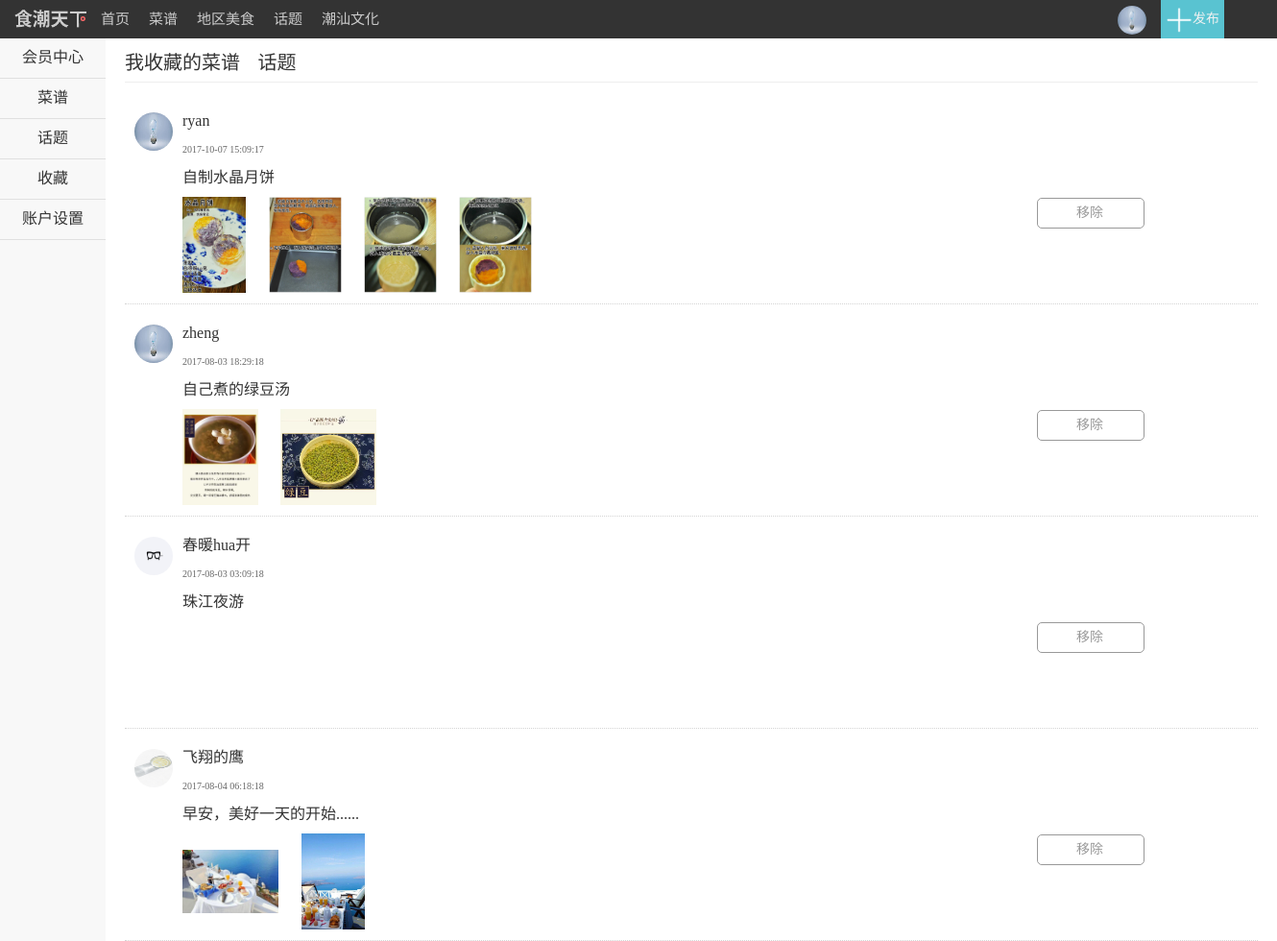
Page /php/mc-collect-topic.php (signed in) on the committed database.
### tables this page shows
CREATE TABLE IF NOT EXISTS `topic` (
  `id` int(10) NOT NULL AUTO_INCREMENT,
  `content` varchar(255) NOT NULL,
  `publisher_id` int(10) NOT NULL,
  `created_at` datetime NOT NULL,
  `video` varchar(255) DEFAULT NULL,
  PRIMARY KEY (`id`),
  KEY `topic_publisher_id` (`publisher_id`)
);

CREATE TABLE IF NOT EXISTS `personal_info` (
  `id` int(10) NOT NULL AUTO_INCREMENT,
  `name` varchar(255) NOT NULL,
  `password_digest` char(40) NOT NULL,
  `head_img` varchar(255) NOT NULL DEFAULT '../assets/img/default.jpg',
  `sex` char(4) NOT NULL DEFAULT '男',
  `hometown_city` varchar(40) NOT NULL DEFAULT '汕头',
  `hometown_province` varchar(40) NOT NULL DEFAULT '潮汕',
  `email` varchar(255) NOT NULL,
  `personal_write` varchar(255) DEFAULT NULL,
  `created_at` datetime NOT NULL,
  `updated_at` datetime NOT NULL,
  PRIMARY KEY (`id`)
);

CREATE TABLE IF NOT EXISTS `topic_img` (
  `id` int(10) NOT NULL AUTO_INCREMENT,
  `topic_id` int(10) NOT NULL,
  `topic_img` varchar(255) NOT NULL,
  PRIMARY KEY (`id`),
  KEY `topic_id_img` (`topic_id`)
);

CREATE TABLE IF NOT EXISTS `topic_user_like_collect` (
  `id` int(10) NOT NULL AUTO_INCREMENT,
  `user_id` int(10) NOT NULL,
  `topic_id` int(10) NOT NULL,
  `created_at` datetime NOT NULL,
  `attitude` int(10) NOT NULL,
  PRIMARY KEY (`id`),
  KEY `like_topic_id` (`topic_id`),
  KEY `like_topic_user_id` (`user_id`)
);

### models/users.php (called while the page is built, shortened)
<?php header( 'Content-Type:text/html;charset=utf-8');
function getID($dbc,$name){
  $q="select id from personal_info where name='$name'";
  $r=$dbc->query($q);
  $id=$r->fetchColumn(0);
  return $id;
}
function getUserName($dbc,$user_id){
  $q="select name from personal_info where id='$user_id'";
  $r=$dbc->query($q);
  $userName=$r->fetchColumn(0);
  return $userName;
}
function getUserImg($dbc,$user_id){
  $q="select head_img from personal_info where id='$user_id'";
  $r=$dbc->query($q);
  $headImg=$r->fetchColumn(0);
  return $headImg;
}
 ?>

### models/cookbook.php (called while the page is built, shortened)
<?php
function topic_colect($dbc){
    $user_id=getID($dbc,$_COOKIE["userName"]);
   $sql = "select * from topic_user_like_collect  where user_id=$user_id and attitude=2 order by id desc";
    $res = $dbc->query($sql);
    return $res;
}
function sel_topic($dbc,$topic_id)
{
    $sql = "select * from topic  where id=$topic_id";
    $topic_all = $dbc->query($sql);
    return $topic_all;
}
function fing_topic_img($dbc,$topic_id)
{
   $sql = "select * from topic_img where topic_id=$topic_id";
  $imgs=$dbc->query($sql);
   return $imgs;
}
 ?>

### views/user/mc-collect-topic.html.php (the view, shortened to what this page needs)
<div class="my_cookbook_list">
	<ul class="my_cookbook_list_ul"  style="">
		<?php $res = topic_colect($dbc);  foreach ($res as $row){
			$topics=sel_topic($dbc,$row['topic_id']); foreach ($topics as $topic_row){?>
		<li>
		<div style="height: 180px;">
		<a href="" target="_blank"><img class="topi_collect_user_img"  src="<?php echo getUserImg($dbc,$topic_row['publisher_id']); ?>"  alt=""></a>
		<div class="topi_collect_con">
			<div class="topi_collect_name">
			<a href="" target="_blank"><?php echo getUserName($dbc,$topic_row['publisher_id']); ?></a>
			<br/>
			<span><?php echo $topic_row['created_at'] ?></span>
			<div class="topi_collect_say">
			<a href="topic_page.php?topic_id=<?php echo $row['topic_id']; ?>" target="_blank"><?php  $topic_content= $topic_row['content'];  if(strlen($topic_content)>25){echo mb_substr($topic_content,0,24,"utf-8")."......";}else{echo $topic_content;}} ?></a>
			</div>
			<div>
			<?php $res_imgs=fing_topic_img($dbc,$row['topic_id']);foreach ($res_imgs as $imgs_row){ ?>
				<a href="topic_page.php?topic_id=<?php echo $row['topic_id']; ?>" target="_blank">
					<img src="<?php echo  $imgs_row['topic_img']; ?>" style="max-width: 100px;max-height: 100px;"  alt="">
				</a>
			<?php } ?>
			</div>
			</div>
		</div>
			<a class="del" href="mc-collect-topic.php?action=del&topic_id=<?php echo $row['topic_id']; ?>"><p>移除</p></a>
		</div>
		</li>
		<?php } ?>
	</ul>
</div>

### assets/css/indexTop.css (style rules this page uses)
body { font: 14px "Hiragino Sans GB",STHeiti,"微软雅黑","Microsoft YaHei",Helvetica,Arial,serif; }
.bar { float: right; margin-right: 30px; position:relative; right:20px; }
.top-bar { height: 40px; background: #333; color: #999; top: 0; position: fixed; z-index: 10000; width: 100%; left: 0; min-width: 990px; }
.top-bar .bar-left { height: 40px; margin-left: 20px; }
ol,ul { list-style: none; }
.top-bar .bar-left li { float: left; height: 40px; }
.bar-link a, .top-bar .bar-left li a { font-size: 15px; color: #ccc; height: 40px; line-height: 40px; padding: 0 10px; text-decoration: none; display: inline-block; }
li a { font-size: 16px; color: #ccc; height: 40px; line-height: 40px; padding: 0 10px; text-decoration: none; display: inline-block; }
.clear { zoom: 1; }
.bar-right li { list-style-image: none; list-style-type: none; float: right; }
.bar-right li a { display: block; }
.bar-text { background: #59C3D1; color: #f1f1f1; width: auto; text-align: center; height: 40px; line-height: 40px; overflow: hidden; position: relative; z-index: 199011; cursor: pointer; margin-right: 5px; padding-left: 5px; padding-right: 5px; }
.bar-text img { border: 0; vertical-align: middle; }
.mod_left { width: 110px; height: 100%; background: #f8f8f8; position: fixed; z-index: 112; }
.w_main { height: 100%; width: 100%; }
.menu_wrap { text-align: center; font-size: 16px; color: #666; padding: 40px 0 0 0; }
.menu_wrap ul { margin: 0; padding: 0; }
.menu_wrap li { margin: 0; padding: 0; border-bottom: 1px solid #e0e0e0; position: relative; }
.menu_wrap a { color: #333; text-decoration: none; font-size: 16px; width: 90px; height: 41px; }
.mod_right { position: relative; top: 40px; left: 120px; }

### assets/css/mc-all.css (style rules this page uses)
.menu_wrap a { width: 90px; height: 41px; }
.cook_navigation { display: inline-block; margin: 0 15px 0 0; text-decoration: none; font-size: 20px; color: #333; height: 30px; }
.cook_navigation_bar { height: 20px; position: relative; top: 15px; }
.mc_cookbook { height: 45px; width:1180px; margin-left:10px; border-bottom: 1px solid #eee; }
.my_cookbook_list { width: 1180px; height: 200px; position: relative; left: 130px; top: 50px; }
.my_cookbook_list_ul { width: 1180px;margin-left:0px; }
.my_cookbook_list_ul li { border-bottom: 1px dotted #d4d4d4; display: block; display: table; float: left; padding: 20px 0; width: 100%; }
.del { color: #999; border: 1px solid #999; border-radius: 5px; display: block; font-size: 14px; height: 30px; line-height: 30px; margin-top: -150px; margin-left: 950px; text-decoration: none; width: 90px; }
.topi_collect_user_img { border-radius: 50%; height: 40px; width: 40px; }
.topi_collect_con { width: 820px; height: 200px; position: relative; left: 50px;top: -50px; }
.topi_collect_name { color: #333; font-size: 14px; line-height: 130%; padding: 0 0 6px; }
.topi_collect_name a { color: #333; }
.topi_collect_name span { color: #666; font-size: 10px; margin-left: 10px; }
.topi_collect_say { color: #333; font-size: 14px; max-height: 45px; }
.del>p { margin-left: 30px; }

### assets/css/style.css (style rules this page uses)
* { margin: 0;padding: 0;font-family: "微软雅黑"; }
a { text-decoration: none; color: #333; }
.left { float:left; }
ul { list-style-type: none; }
img { border: 0; }

### assets/css/index_Beauty.css (style rules this page uses)
ul, li { margin: 0; padding: 0; border: 0; font-size: 100%; font: inherit; vertical-align: baseline; }

### rows in the picture
topic: publisher.head_img (picture), publisher.name "ryan", created_at "2017-10-07 15:09:17", content "自制水晶月饼"
topic_img: topic_img (picture)
topic_img: topic_img (picture)
topic_img: topic_img (picture)
topic_img: topic_img (picture)
topic: publisher.head_img (picture), publisher.name "zheng", created_at "2017-08-03 18:29:18", content "自己煮的绿豆汤"
topic_img: topic_img (picture)
topic_img: topic_img (picture)
topic: publisher.head_img (picture), publisher.name "春暖hua开", created_at "2017-08-03 03:09:18", content "珠江夜游"
topic: publisher.head_img (picture), publisher.name "飞翔的鹰", created_at "2017-08-04 06:18:18", content "早安，美好一天的开始"
topic_img: topic_img (picture)
topic_img: topic_img (picture)
